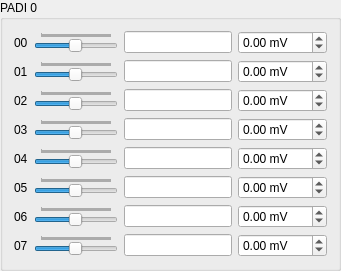
          <widget class="QGroupBox" name="PADIgroupBox_0">
           <property name="title">
            <string>PADI 0</string>
           </property>
           <layout class="QVBoxLayout" name="verticalLayout_7">
            <item>
             <layout class="QHBoxLayout" name="horizontalLayout_29">
              <item>
               <widget class="QLabel" name="Threshold_label_00">
                <property name="text">
                 <string>00</string>
                </property>
               </widget>
              </item>
              <item>
               <widget class="QSlider" name="Threshold_Slider_00">
                <property name="toolTip">
                 <string/>
                </property>
                <property name="minimum">
                 <number>0</number>
                </property>
                <property name="maximum">
                 <number>1023</number>
                </property>
                <property name="singleStep">
                 <number>1</number>
                </property>
                <property name="pageStep">
                 <number>10</number>
                </property>
                <property name="value">
                 <number>511</number>
                </property>
                <property name="orientation">
                 <enum>Qt::Horizontal</enum>
                </property>
                <property name="tickPosition">
                 <enum>QSlider::TicksAbove</enum>
                </property>
               </widget>
              </item>
              <item>
               <widget class="QLineEdit" name="Threshold_Value_00">
                <property name="toolTip">
                 <string>Threshold register value_00</string>
                </property>
                <property name="readOnly">
                 <bool>false</bool>
                </property>
               </widget>
              </item>
              <item>
               <widget class="QDoubleSpinBox" name="Threshold_doubleSpinBox_00">
                <property name="toolTip">
                 <string>Threshold_00 </string>
                </property>
                <property name="suffix">
                 <string> mV</string>
                </property>
                <property name="minimum">
                 <double>-600.000000000000000</double>
                </property>
                <property name="maximum">
                 <double>600.000000000000000</double>
                </property>
               </widget>
              </item>
             </layout>
            </item>
            <item>
             <layout class="QHBoxLayout" name="horizontalLayout_8">
              <item>
               <widget class="QLabel" name="Threshold_label_01">
                <property name="text">
                 <string>01</string>
                </property>
               </widget>
              </item>
              <item>
               <widget class="QSlider" name="Threshold_Slider_01">
                <property name="maximum">
                 <number>1023</number>
                </property>
                <property name="singleStep">
                 <number>1</number>
                </property>
                <property name="pageStep">
                 <number>10</number>
                </property>
                <property name="value">
                 <number>511</number>
                </property>
                <property name="sliderPosition">
                 <number>511</number>
                </property>
                <property name="orientation">
                 <enum>Qt::Horizontal</enum>
                </property>
                <property name="tickPosition">
                 <enum>QSlider::TicksAbove</enum>
                </property>
               </widget>
              </item>
              <item>
               <widget class="QLineEdit" name="Threshold_Value_01">
                <property name="toolTip">
                 <string>Threshold register value_01</string>
                </property>
                <property name="readOnly">
                 <bool>false</bool>
                </property>
               </widget>
              </item>
              <item>
               <widget class="QDoubleSpinBox" name="Threshold_doubleSpinBox_01">
                <property name="toolTip">
                 <string>Threshold_01 </string>
                </property>
                <property name="suffix">
                 <string> mV</string>
                </property>
                <property name="minimum">
                 <double>-600.000000000000000</double>
                </property>
                <property name="maximum">
                 <double>600.000000000000000</double>
                </property>
               </widget>
              </item>
             </layout>
            </item>
            <item>
             <layout class="QHBoxLayout" name="horizontalLayout_9">
              <item>
               <widget class="QLabel" name="Threshold_label_02">
                <property name="text">
                 <string>02</string>
                </property>
               </widget>
              </item>
              <item>
               <widget class="QSlider" name="Threshold_Slider_02">
                <property name="maximum">
                 <number>1024</number>
                </property>
                <property name="singleStep">
                 <number>1</number>
                </property>
                <property name="pageStep">
                 <number>10</number>
                </property>
                <property name="value">
                 <number>511</number>
                </property>
                <property name="sliderPosition">
                 <number>511</number>
                </property>
                <property name="orientation">
                 <enum>Qt::Horizontal</enum>
                </property>
                <property name="tickPosition">
                 <enum>QSlider::TicksAbove</enum>
                </property>
               </widget>
              </item>
              <item>
               <widget class="QLineEdit" name="Threshold_Value_02">
                <property name="toolTip">
                 <string>Threshold register value_02</string>
                </property>
                <property name="readOnly">
                 <bool>false</bool>
                </property>
               </widget>
              </item>
              <item>
               <widget class="QDoubleSpinBox" name="Threshold_doubleSpinBox_02">
                <property name="toolTip">
                 <string>Threshold_02 </string>
                </property>
                <property name="suffix">
                 <string> mV</string>
                </property>
                <property name="minimum">
                 <double>-600.000000000000000</double>
                </property>
                <property name="maximum">
                 <double>600.000000000000000</double>
                </property>
               </widget>
              </item>
             </layout>
            </item>
            <item>
             <layout class="QHBoxLayout" name="horizontalLayout_10">
              <item>
               <widget class="QLabel" name="Threshold_label_03">
                <property name="text">
                 <string>03</string>
                </property>
               </widget>
              </item>
              <item>
               <widget class="QSlider" name="Threshold_Slider_03">
                <property name="maximum">
                 <number>1023</number>
                </property>
                <property name="singleStep">
                 <number>1</number>
                </property>
                <property name="pageStep">
                 <number>10</number>
                </property>
                <property name="value">
                 <number>511</number>
                </property>
                <property name="sliderPosition">
                 <number>511</number>
                </property>
                <property name="orientation">
                 <enum>Qt::Horizontal</enum>
                </property>
                <property name="tickPosition">
                 <enum>QSlider::TicksAbove</enum>
                </property>
               </widget>
              </item>
              <item>
               <widget class="QLineEdit" name="Threshold_Value_03">
                <property name="toolTip">
                 <string>Threshold register value_03</string>
                </property>
                <property name="readOnly">
                 <bool>false</bool>
                </property>
               </widget>
              </item>
              <item>
               <widget class="QDoubleSpinBox" name="Threshold_doubleSpinBox_03">
                <property name="toolTip">
                 <string>Threshold_03 </string>
                </property>
                <property name="suffix">
                 <string> mV</string>
                </property>
                <property name="minimum">
                 <double>-600.000000000000000</double>
                </property>
                <property name="maximum">
                 <double>600.000000000000000</double>
                </property>
               </widget>
              </item>
             </layout>
            </item>
            <item>
             <layout class="QHBoxLayout" name="horizontalLayout_17">
              <item>
               <widget class="QLabel" name="Threshold_label_04">
                <property name="text">
                 <string>04</string>
                </property>
               </widget>
              </item>
              <item>
               <widget class="QSlider" name="Threshold_Slider_04">
                <property name="maximum">
                 <number>1023</number>
                </property>
                <property name="singleStep">
                 <number>1</number>
                </property>
                <property name="pageStep">
                 <number>10</number>
                </property>
                <property name="value">
                 <number>511</number>
                </property>
                <property name="sliderPosition">
                 <number>511</number>
                </property>
                <property name="orientation">
                 <enum>Qt::Horizontal</enum>
                </property>
                <property name="tickPosition">
                 <enum>QSlider::TicksAbove</enum>
                </property>
               </widget>
              </item>
              <item>
               <widget class="QLineEdit" name="Threshold_Value_04">
                <property name="toolTip">
                 <string>Threshold register value_04</string>
                </property>
                <property name="readOnly">
                 <bool>false</bool>
                </property>
               </widget>
              </item>
              <item>
               <widget class="QDoubleSpinBox" name="Threshold_doubleSpinBox_04">
                <property name="toolTip">
                 <string>Threshold_04 </string>
                </property>
                <property name="suffix">
                 <string> mV</string>
                </property>
                <property name="minimum">
                 <double>-600.000000000000000</double>
                </property>
                <property name="maximum">
                 <double>600.000000000000000</double>
                </property>
               </widget>
              </item>
             </layout>
            </item>
            <item>
             <layout class="QHBoxLayout" name="horizontalLayout_18">
              <item>
               <widget class="QLabel" name="Threshold_label_05">
                <property name="text">
                 <string>05</string>
                </property>
               </widget>
              </item>
              <item>
               <widget class="QSlider" name="Threshold_Slider_05">
                <property name="maximum">
                 <number>1023</number>
                </property>
                <property name="singleStep">
                 <number>1</number>
                </property>
                <property name="pageStep">
                 <number>10</number>
                </property>
                <property name="value">
                 <number>511</number>
                </property>
                <property name="sliderPosition">
                 <number>511</number>
                </property>
                <property name="orientation">
                 <enum>Qt::Horizontal</enum>
                </property>
                <property name="tickPosition">
                 <enum>QSlider::TicksAbove</enum>
                </property>
               </widget>
              </item>
              <item>
               <widget class="QLineEdit" name="Threshold_Value_05">
                <property name="toolTip">
                 <string>Threshold register value_05</string>
                </property>
                <property name="readOnly">
                 <bool>false</bool>
                </property>
               </widget>
              </item>
              <item>
               <widget class="QDoubleSpinBox" name="Threshold_doubleSpinBox_05">
                <property name="toolTip">
                 <string>Threshold_05 </string>
                </property>
                <property name="suffix">
                 <string> mV</string>
                </property>
                <property name="minimum">
                 <double>-600.000000000000000</double>
                </property>
                <property name="maximum">
                 <double>600.000000000000000</double>
                </property>
               </widget>
              </item>
             </layout>
            </item>
            <item>
             <layout class="QHBoxLayout" name="horizontalLayout_19">
              <item>
               <widget class="QLabel" name="Threshold_label_06">
                <property name="text">
                 <string>06</string>
                </property>
               </widget>
              </item>
              <item>
               <widget class="QSlider" name="Threshold_Slider_06">
                <property name="maximum">
                 <number>1023</number>
                </property>
                <property name="singleStep">
                 <number>1</number>
                </property>
                <property name="pageStep">
                 <number>10</number>
                </property>
                <property name="value">
                 <number>511</number>
                </property>
                <property name="sliderPosition">
                 <number>511</number>
                </property>
                <property name="orientation">
                 <enum>Qt::Horizontal</enum>
                </property>
                <property name="tickPosition">
                 <enum>QSlider::TicksAbove</enum>
                </property>
               </widget>
              </item>
              <item>
               <widget class="QLineEdit" name="Threshold_Value_06">
                <property name="toolTip">
                 <string>Threshold register value_06</string>
                </property>
                <property name="readOnly">
                 <bool>false</bool>
                </property>
               </widget>
              </item>
              <item>
               <widget class="QDoubleSpinBox" name="Threshold_doubleSpinBox_06">
                <property name="toolTip">
                 <string>Threshold_06 </string>
                </property>
                <property name="suffix">
                 <string> mV</string>
                </property>
                <property name="minimum">
                 <double>-600.000000000000000</double>
                </property>
                <property name="maximum">
                 <double>600.000000000000000</double>
                </property>
               </widget>
              </item>
             </layout>
            </item>
            <item>
             <layout class="QHBoxLayout" name="horizontalLayout_20">
              <item>
               <widget class="QLabel" name="Threshold_label_07">
                <property name="text">
                 <string>07</string>
                </property>
               </widget>
              </item>
              <item>
               <widget class="QSlider" name="Threshold_Slider_07">
                <property name="maximum">
                 <number>1023</number>
                </property>
                <property name="singleStep">
                 <number>1</number>
                </property>
                <property name="pageStep">
                 <number>10</number>
                </property>
                <property name="value">
                 <number>511</number>
                </property>
                <property name="sliderPosition">
                 <number>511</number>
                </property>
                <property name="orientation">
                 <enum>Qt::Horizontal</enum>
                </property>
                <property name="tickPosition">
                 <enum>QSlider::TicksAbove</enum>
                </property>
               </widget>
              </item>
              <item>
               <widget class="QLineEdit" name="Threshold_Value_07">
                <property name="toolTip">
                 <string>Threshold register value_07</string>
                </property>
                <property name="readOnly">
                 <bool>false</bool>
                </property>
               </widget>
              </item>
              <item>
               <widget class="QDoubleSpinBox" name="Threshold_doubleSpinBox_07">
                <property name="toolTip">
                 <string>Threshold_07 </string>
                </property>
                <property name="suffix">
                 <string> mV</string>
                </property>
                <property name="minimum">
                 <double>-600.000000000000000</double>
                </property>
                <property name="maximum">
                 <double>600.000000000000000</double>
                </property>
               </widget>
              </item>
             </layout>
            </item>
           </layout>
          </widget>
